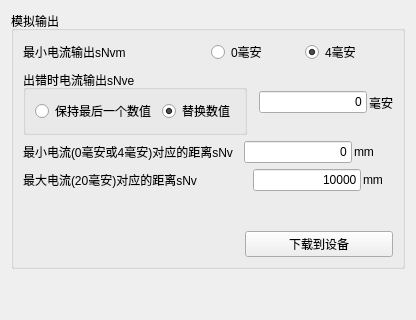
              <widget class="QWidget" name="tab_analogOutput">
               <attribute name="title">
                <string>模拟量输出</string>
               </attribute>
               <layout class="QVBoxLayout" name="verticalLayout_88">
                <item>
                 <layout class="QVBoxLayout" name="verticalLayout_87">
                  <item>
                   <widget class="QGroupBox" name="groupBox_25">
                    <property name="title">
                     <string>模拟输出</string>
                    </property>
                    <layout class="QVBoxLayout" name="verticalLayout_46">
                     <item>
                      <layout class="QVBoxLayout" name="verticalLayout_43">
                       <item>
                        <layout class="QHBoxLayout" name="horizontalLayout_67">
                         <item>
                          <widget class="QLabel" name="label_43">
                           <property name="text">
                            <string>最小电流输出sNvm</string>
                           </property>
                          </widget>
                         </item>
                         <item>
                          <layout class="QHBoxLayout" name="horizontalLayout_66">
                           <item>
                            <widget class="QRadioButton" name="mA_0">
                             <property name="text">
                              <string>0毫安</string>
                             </property>
                            </widget>
                           </item>
                           <item>
                            <widget class="QRadioButton" name="mA_4">
                             <property name="text">
                              <string>4毫安</string>
                             </property>
                             <property name="checked">
                              <bool>true</bool>
                             </property>
                            </widget>
                           </item>
                          </layout>
                         </item>
                        </layout>
                       </item>
                       <item>
                        <layout class="QHBoxLayout" name="horizontalLayout_75">
                         <property name="spacing">
                          <number>12</number>
                         </property>
                         <item>
                          <widget class="QGroupBox" name="groupBox_26">
                           <property name="title">
                            <string>出错时电流输出sNve</string>
                           </property>
                           <layout class="QHBoxLayout" name="horizontalLayout_68">
                            <item>
                             <widget class="QRadioButton" name="final_value">
                              <property name="text">
                               <string>保持最后一个数值</string>
                              </property>
                             </widget>
                            </item>
                            <item>
                             <widget class="QRadioButton" name="replace_value">
                              <property name="text">
                               <string>替换数值</string>
                              </property>
                              <property name="checked">
                               <bool>true</bool>
                              </property>
                             </widget>
                            </item>
                           </layout>
                          </widget>
                         </item>
                         <item>
                          <layout class="QHBoxLayout" name="horizontalLayout_69">
                           <property name="spacing">
                            <number>2</number>
                           </property>
                           <item>
                            <widget class="QLineEdit" name="error_current">
                             <property name="text">
                              <string>0</string>
                             </property>
                             <property name="alignment">
                              <set>Qt::AlignRight|Qt::AlignTrailing|Qt::AlignVCenter</set>
                             </property>
                            </widget>
                           </item>
                           <item>
                            <widget class="QLabel" name="label_44">
                             <property name="sizePolicy">
                              <sizepolicy hsizetype="Expanding" vsizetype="Preferred">
                               <horstretch>0</horstretch>
                               <verstretch>0</verstretch>
                              </sizepolicy>
                             </property>
                             <property name="text">
                              <string>毫安</string>
                             </property>
                            </widget>
                           </item>
                          </layout>
                         </item>
                        </layout>
                       </item>
                       <item>
                        <layout class="QHBoxLayout" name="horizontalLayout_74">
                         <property name="spacing">
                          <number>11</number>
                         </property>
                         <item>
                          <widget class="QLabel" name="label_47">
                           <property name="text">
                            <string>最小电流(0毫安或4毫安)对应的距离sNv</string>
                           </property>
                          </widget>
                         </item>
                         <item>
                          <layout class="QHBoxLayout" name="horizontalLayout_70">
                           <property name="spacing">
                            <number>2</number>
                           </property>
                           <item>
                            <widget class="QLineEdit" name="min_current">
                             <property name="text">
                              <string>0</string>
                             </property>
                             <property name="alignment">
                              <set>Qt::AlignRight|Qt::AlignTrailing|Qt::AlignVCenter</set>
                             </property>
                            </widget>
                           </item>
                           <item>
                            <widget class="QLabel" name="label_45">
                             <property name="sizePolicy">
                              <sizepolicy hsizetype="Expanding" vsizetype="Preferred">
                               <horstretch>0</horstretch>
                               <verstretch>0</verstretch>
                              </sizepolicy>
                             </property>
                             <property name="text">
                              <string>mm</string>
                             </property>
                            </widget>
                           </item>
                          </layout>
                         </item>
                        </layout>
                       </item>
                       <item>
                        <layout class="QHBoxLayout" name="horizontalLayout_73">
                         <property name="spacing">
                          <number>56</number>
                         </property>
                         <item>
                          <widget class="QLabel" name="label_48">
                           <property name="text">
                            <string>最大电流(20毫安)对应的距离sNv</string>
                           </property>
                          </widget>
                         </item>
                         <item>
                          <layout class="QHBoxLayout" name="horizontalLayout_71">
                           <property name="spacing">
                            <number>2</number>
                           </property>
                           <item>
                            <widget class="QLineEdit" name="max_current">
                             <property name="text">
                              <string>10000</string>
                             </property>
                             <property name="alignment">
                              <set>Qt::AlignRight|Qt::AlignTrailing|Qt::AlignVCenter</set>
                             </property>
                            </widget>
                           </item>
                           <item>
                            <widget class="QLabel" name="label_46">
                             <property name="sizePolicy">
                              <sizepolicy hsizetype="Expanding" vsizetype="Preferred">
                               <horstretch>0</horstretch>
                               <verstretch>0</verstretch>
                              </sizepolicy>
                             </property>
                             <property name="text">
                              <string>mm</string>
                             </property>
                            </widget>
                           </item>
                          </layout>
                         </item>
                        </layout>
                       </item>
                       <item>
                        <spacer name="verticalSpacer_4">
                         <property name="orientation">
                          <enum>Qt::Vertical</enum>
                         </property>
                         <property name="sizeHint" stdset="0">
                          <size>
                           <width>20</width>
                           <height>34</height>
                          </size>
                         </property>
                        </spacer>
                       </item>
                       <item>
                        <layout class="QHBoxLayout" name="horizontalLayout_72" stretch="3,2">
                         <item>
                          <spacer name="horizontalSpacer_4">
                           <property name="orientation">
                            <enum>Qt::Horizontal</enum>
                           </property>
                           <property name="sizeHint" stdset="0">
                            <size>
                             <width>40</width>
                             <height>20</height>
                            </size>
                           </property>
                          </spacer>
                         </item>
                         <item>
                          <widget class="QPushButton" name="downtodevice_3">
                           <property name="text">
                            <string>下载到设备</string>
                           </property>
                          </widget>
                         </item>
                        </layout>
                       </item>
                      </layout>
                     </item>
                    </layout>
                   </widget>
                  </item>
                  <item>
                   <spacer name="verticalSpacer_14">
                    <property name="orientation">
                     <enum>Qt::Vertical</enum>
                    </property>
                    <property name="sizeHint" stdset="0">
                     <size>
                      <width>20</width>
                      <height>40</height>
                     </size>
                    </property>
                   </spacer>
                  </item>
                 </layout>
                </item>
               </layout>
              </widget>
